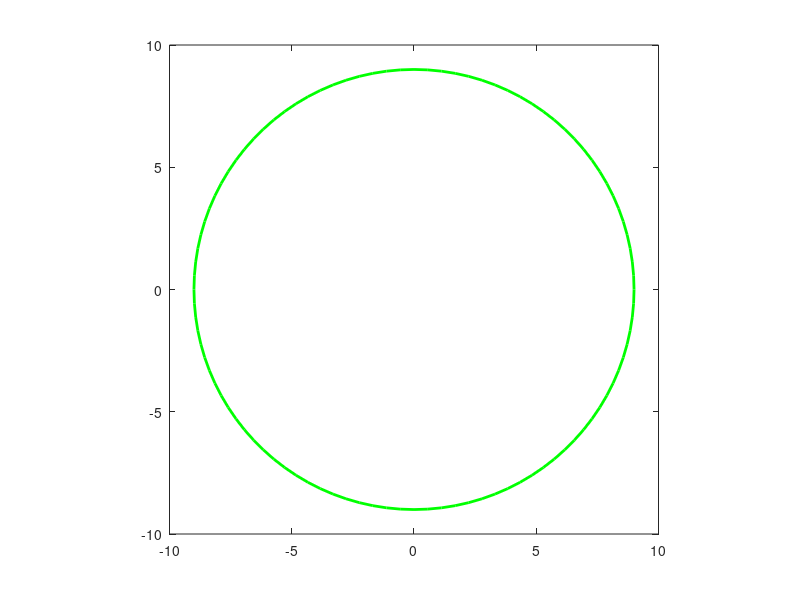

This chart was generated by the following MATLAB code: (Note: this script raises an error after producing the figure.)
function wellmapJ18mm
%plots a well map for the double eccentric well positioning system. the
%center of the disk rotates around the center of the well at a radius of
%its eccentricity

wellRadius   = 9; %well is 18 mm in diameter
diskRadius   = 8; %radius of the disk that the guide tube moves in
eccentricity = 8; %distance between the centers of the two circles

rotationInterval = 10; %interval in degrees of rotation of the disk around the well (lower coordinates)
diskGrid         = 20; %number of divisions of the grid lines for the rotation of the disk itself (upper coordinates)

c = (2*pi)/360; % degree to radian conversion

t = (0:(2*pi)/100:2*pi);

plot(wellRadius.*sin(t),wellRadius.*cos(t),'g','LineWidth',2)
axis square; hold on

rot = (0:rotationInterval:360); %intervals of well rotation (lower coordinates)

t = (0:-120/diskGrid:-140); %intervals of disk rotation (upper coordinates)
o = ones(size(t));

for index=1:length(rot)
    
    
    switch mod(index,5) 
         case 0 
             color = 'r';
        case 1
             color = 'g';
         case 2 
             color = 'b';
         case 3
             color = 'k';
        case 4
            color = 'c';
        case 5
            color = 'm';
         end
    i=rot(index);
    x = eccentricity*cos(i*c); %find center of circle
    y = eccentricity*sin(i*c);
    
    I = circleIntersect([0 0],[x y],wellRadius,diskRadius);
        
    ts = t + o.*atan2(c*(I(2)-y),c*(I(1)-x))/c; %rotate disk grid
    
    plot(wellRadius*sin(i*c),wellRadius*cos(i*c),[color '*'],'MarkerSize',20) %blue * indicate the interval marks in lower coordinates
    
    plot((eccentricity.*sin(ts*c))+y.*o,(eccentricity.*cos(ts*c))+x.*o,['-' color '.'],'MarkerSize',10)
    
end

axis([-wellRadius wellRadius -wellRadius wellRadius])
  xlabel('Medial <---> Lateral');
  ylabel('Posterior <---> Anterior');
  grid on